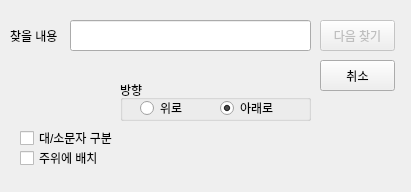
<?xml version="1.0" encoding="UTF-8"?>
<ui version="4.0">
 <class>Dialog</class>
 <widget class="QDialog" name="Dialog">
  <property name="geometry">
   <rect>
    <x>0</x>
    <y>0</y>
    <width>411</width>
    <height>192</height>
   </rect>
  </property>
  <property name="windowTitle">
   <string>찾기</string>
  </property>
  <widget class="QLabel" name="label">
   <property name="geometry">
    <rect>
     <x>10</x>
     <y>20</y>
     <width>56</width>
     <height>31</height>
    </rect>
   </property>
   <property name="text">
    <string>찾을 내용</string>
   </property>
  </widget>
  <widget class="QLineEdit" name="lineEdit">
   <property name="geometry">
    <rect>
     <x>70</x>
     <y>20</y>
     <width>241</width>
     <height>31</height>
    </rect>
   </property>
  </widget>
  <widget class="QPushButton" name="pushButtonFindNext">
   <property name="enabled">
    <bool>false</bool>
   </property>
   <property name="geometry">
    <rect>
     <x>320</x>
     <y>20</y>
     <width>75</width>
     <height>31</height>
    </rect>
   </property>
   <property name="text">
    <string>다음 찾기</string>
   </property>
  </widget>
  <widget class="QPushButton" name="pushButtonCancle">
   <property name="geometry">
    <rect>
     <x>320</x>
     <y>60</y>
     <width>75</width>
     <height>31</height>
    </rect>
   </property>
   <property name="text">
    <string>취소</string>
   </property>
  </widget>
  <widget class="QCheckBox" name="checkBoxCaseSensitive">
   <property name="enabled">
    <bool>true</bool>
   </property>
   <property name="geometry">
    <rect>
     <x>20</x>
     <y>130</y>
     <width>111</width>
     <height>16</height>
    </rect>
   </property>
   <property name="text">
    <string>대/소문자 구분</string>
   </property>
   <property name="checked">
    <bool>false</bool>
   </property>
  </widget>
  <widget class="QCheckBox" name="checkBox_2">
   <property name="enabled">
    <bool>true</bool>
   </property>
   <property name="geometry">
    <rect>
     <x>20</x>
     <y>150</y>
     <width>111</width>
     <height>16</height>
    </rect>
   </property>
   <property name="text">
    <string>주위에 배치</string>
   </property>
  </widget>
  <widget class="QGroupBox" name="groupBox">
   <property name="geometry">
    <rect>
     <x>120</x>
     <y>80</y>
     <width>191</width>
     <height>41</height>
    </rect>
   </property>
   <property name="title">
    <string>방향</string>
   </property>
   <widget class="QRadioButton" name="radioButtonUp">
    <property name="geometry">
     <rect>
      <x>20</x>
      <y>20</y>
      <width>61</width>
      <height>16</height>
     </rect>
    </property>
    <property name="text">
     <string>위로</string>
    </property>
   </widget>
   <widget class="QRadioButton" name="radioButtonDown">
    <property name="geometry">
     <rect>
      <x>100</x>
      <y>20</y>
      <width>71</width>
      <height>16</height>
     </rect>
    </property>
    <property name="text">
     <string>아래로</string>
    </property>
    <property name="checked">
     <bool>true</bool>
    </property>
   </widget>
  </widget>
 </widget>
 <resources/>
 <connections/>
</ui>
